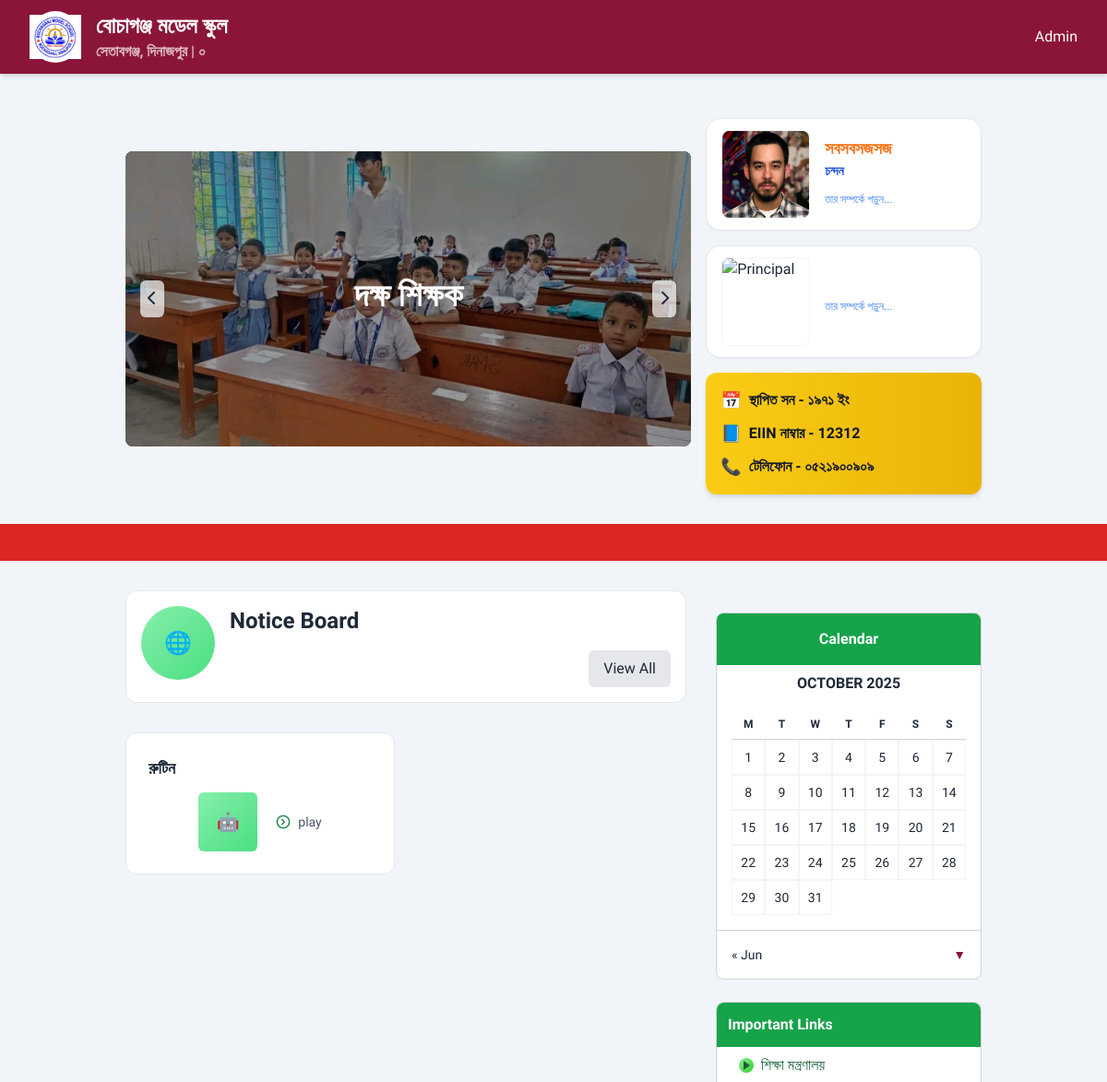
The app's page / (upper part), older data.
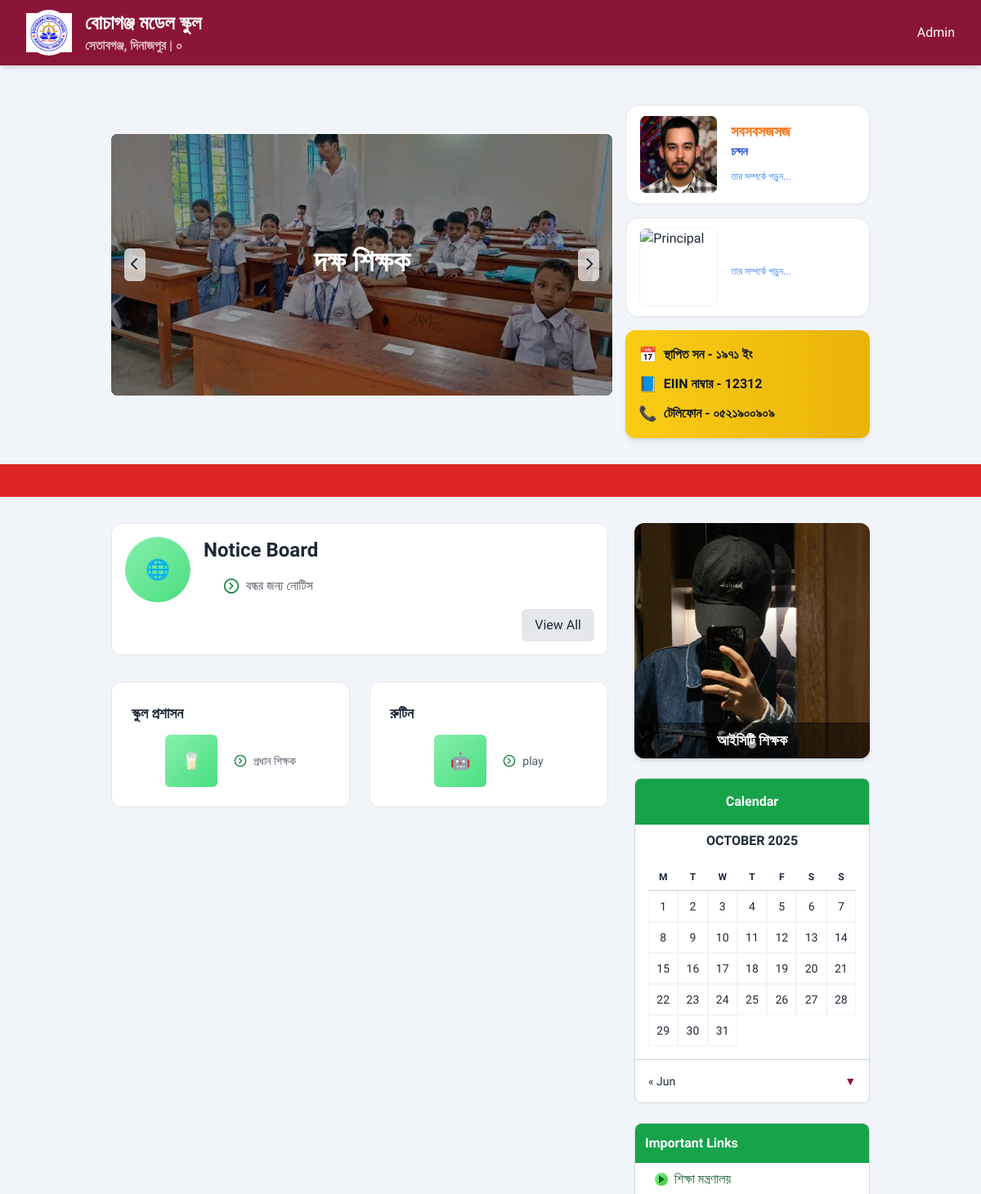
The same page, newer data.
### base/models.py (models this page shows, shortened)
class BaseModel(models.Model):
    created_at = models.DateTimeField(auto_now_add=True)
    updated_at = models.DateTimeField(auto_now=True)
    is_active = models.BooleanField(default=True)
    class Meta:
        abstract = True
        ordering = ['-created_at']

class Info(BaseModel):
    name = models.CharField(max_length=500)
    address = models.CharField(max_length=500)
    phone = models.CharField(max_length=500)
    email = models.CharField(max_length=500)
    logo = models.FileField(upload_to='logo')

class Banner(BaseModel):
    file = models.FileField(upload_to="banner")
    text = models.CharField(max_length=500)

class Porichalok(BaseModel):
    name = models.CharField(max_length=500)
    text = CKEditor5Field()
    title = models.CharField(max_length=500)
    image = models.FileField(upload_to="teachers")

class Category(BaseModel):
    name = models.CharField(max_length=50)
    image = models.CharField(max_length=50)

class Subcategory(BaseModel):
    category = models.ForeignKey(Category, on_delete=models.CASCADE, related_name="subcategories")
    name = models.CharField(max_length=50)
    text = CKEditor5Field()

class Notice(BaseModel):
    title = models.CharField(max_length=200)
    text = CKEditor5Field()

class Widget(BaseModel):
    title = models.CharField()
    image = models.FileField(upload_to='teachers')
    text = CKEditor5Field()

### base/views.py (the view)
# urls.py: path('', home),
def home(r):
    notice = Notice.objects.all().order_by('-id')
    categories = Category.objects.prefetch_related('subcategories').all()
    context = {
        'notice' : notice,
        'categories': categories
    }
    return render(r, 'home.html', context)

### base/context_processors.py (called while the page is built)
def global_context(request):
    context = {}
    context['info'] = Info.objects.first()
    context['porichalok'] = Porichalok.objects.first()
    context['headteacher'] = HeadTeacher.objects.first()
    context['widgets'] = Widget.objects.all()
    context['b'] = Banner.objects.all()
    return context

### template/home.html
{% extends 'main.html' %}
{% block body %}
<div class="bg-white border border-grey-200 rounded-xl shadow-xs p-4 flex flex-col sm:flex-row gap-4">
    <div
        class="w-20 h-20 bg-gradient-to-br from-green-300 to-green-400 rounded-full flex items-center justify-center text-2xl flex-shrink-0">
        🌐
    </div>
    <div class="flex-1">
        <h2 class="text-2xl font-bold mb-4">Notice Board</h2>
        <ul class="space-y-2 mb-4">
            {% for n in notice %}
            <li class="text-gray-600 pl-6 relative flex items-center gap-2">
                <i data-lucide="circle-chevron-right" class="text-green-700 w-5 h-5"></i>
                <a href="/notices/{{n.id}}" class="hover:underline">{{n.title}}</a>
            </li>
            {% endfor %}
        </ul>
        <button class="bg-gray-200 hover:bg-gray-300 px-4 py-2 rounded-md float-right transition">View
            All</button>
    </div>
</div>
<div class="grid grid-cols-1 sm:grid-cols-2 lg:grid-cols-2 gap-6">
      {% for category in categories %}
    <div class="bg-white border border-grey-200 rounded-xl shadow-xs rounded-lg p-6 hover:shadow-md transition-shadow">
        <h3 class="text-lg font-bold mb-3">{{ category.name }}</h3>
        <div class="flex justify-center items-center">
            <div class="my-auto w-16 h-16 bg-gradient-to-br from-green-300 to-green-400 rounded-md flex items-center justify-center text-xl">
                {{ category.image }}
            </div>
            <div>
                <ul class="space-y-2 text-gray-600 text-sm">
                    {% for sub in category.subcategories.all %}
                    <li class="pl-5 relative flex items-center gap-2">
                        <i data-lucide="circle-chevron-right" class="text-green-700 w-4 h-4"></i>
                        <a href="/subcategory/{{sub.id}}" class="hover:underline">{{ sub.name }}</a>
                    </li>
                    {% empty %}
                    <li class="text-gray-400 text-sm italic pl-5">No subcategories available</li>
                    {% endfor %}
                </ul>
            </div>
        </div>
    </div>
    {% endfor %}
</div>
</div>
{% endblock %}

### template/main.html (shortened to what this page needs)
<!DOCTYPE html>
<html lang="en">
<head>
    <script src="https://cdn.tailwindcss.com"></script>
    <link rel="stylesheet" href="https://cdnjs.cloudflare.com/ajax/libs/font-awesome/6.4.0/css/all.min.css">
</head>
<body class="text-gray-800 bg-slate-100">
    <nav class="bg-dark-red sticky top-0 z-50 shadow-md">
        <div class="max-w-7xl mx-auto px-4 sm:px-6 lg:px-8">
            <div class="flex items-center justify-between h-20">
                <div class="flex items-center gap-4">
                    <a href="/">
                    <div
                        class="w-14 h-14 bg-white rounded-full flex items-center justify-center font-bold text-primary">
                        <img class="" src="{{ info.logo.url }}" alt="">
                    </div>
                    </a>
                    <div class="text-white font-bold">
                        <div class="text-2xl opacity-100">{{ info.name }}</div>
                        <div class="opacity-70">{{ info.address }} | {{ info.phone }}</div>
                    </div>
                </div>
                <div class="hidden md:flex space-x-6">
                    <a href="/admin" class="text-white hover:opacity-80 transition-opacity">Admin</a>
                </div>
            </div>
        </div>
    </nav>
<div class="grid grid-cols-1 md:grid-cols-3 gap-4 max-w-5xl mx-auto px-4 sm:px-6 lg:px-12 py-8">
    <div class="my-auto md:col-span-2 relative h-72 sm:h-80 overflow-hidden bg-black rounded-lg" id="carousel">
        <div class="flex h-full transition-transform duration-500 ease-in-out" id="carousel-container">
          {% for i in b %}
            <div class="min-w-full h-full relative">
                <div class="absolute inset-0 bg-cover bg-center"
                    style="background-image: url('{{i.file.url}}');">
                </div>
                <div class="absolute inset-0 bg-black bg-opacity-40"></div>
                <div
                    class="absolute top-1/2 left-1/2 transform -translate-x-1/2 -translate-y-1/2 text-center text-white z-10 max-w-[90%]">
                    <h1 class="text-2xl sm:text-3xl md:text-4xl font-bold mb-2">{{i.text}}</h1>
                </div>
            </div>
{% endfor %}
        </div>
        <div class="absolute top-1/2 left-4 right-4 flex justify-between transform -translate-y-1/2 z-20">
            <button class="bg-white/70 hover:bg-white/90 text-gray-800 p-2 rounded-md transition" id="prev-btn">
                <i class="fas fa-chevron-left"></i>
            </button>
            <button class="bg-white/70 hover:bg-white/90 text-gray-800 p-2 rounded-md transition" id="next-btn">
                <i class="fas fa-chevron-right"></i>
            </button>
        </div>
    </div>
    <div class="md:col-span-1 space-y-4">
  <a href="/porichalok" class="block">
    <div class="bg-white border border-gray-200 rounded-2xl overflow-hidden shadow-sm hover:shadow-md transition-transform transform-gpu hover:-translate-y-0.5">
      <div class="flex items-center gap-4 p-3">
        <div class="flex-shrink-0 ml-1">
          <img src="{{ porichalok.image.url }}" alt="Chairman"
               class="w-20 h-20 md:w-24 md:h-24 rounded-lg object-cover border border-gray-100 shadow-xs">
        </div>
        <div class="flex-1">
          <div class="flex items-start justify-between">
            <h3 class="text-orange-500 font-extrabold text-lg leading-5">{{ porichalok.title }}</h3>
          </div>
          <p class="mt-1 text-blue-700 font-semibold text-sm">{{ porichalok.name }}</p>
          <div class="mt-2">
            <a href="/porichalok" class="text-blue-500 text-xs font-medium hover:underline">তার সম্পর্কে পড়ুন...</a>
          </div>
        </div>
      </div>
    </div>
  </a>
  <a href="/head" class="block">
    <div class="bg-white border border-gray-200 rounded-2xl overflow-hidden shadow-sm hover:shadow-md transition-transform transform-gpu hover:-translate-y-0.5">
      <div class="flex items-center gap-4 p-3">
        <div class="flex-shrink-0 ml-1">
          <img src="{{ headteacher.image.url }}" alt="Principal"
               class="w-20 h-20 md:w-24 md:h-24 rounded-lg object-cover border border-gray-100 shadow-xs">
        </div>
        <div class="flex-1">
          <div class="mt-2">
            <a href="/head" class="text-blue-500 text-xs font-medium hover:underline">তার সম্পর্কে পড়ুন...</a>
          </div>
        </div>
      </div>
    </div>
  </a>
  <div class="bg-gradient-to-r from-yellow-400 to-yellow-500 text-gray-900 font-semibold rounded-xl p-4 shadow-md mt-4 space-y-2 max-w-md mx-auto">
  <div class="flex items-center space-x-2">
    <span class="text-lg">📅</span>
    <p>স্থাপিত সন - ১৯৭১ ইং</p>
  </div>
  <div class="flex items-center space-x-2">
    <span class="text-lg">📘</span>
    <p>EIIN নাম্বার - 12312</p>
  </div>
  <div class="flex items-center space-x-2">
    <span class="text-lg">📞</span>
    <p>টেলিফোন - ০৫২১৯০০৯০৯</p>
  </div>
</div>
    </div>
</div>
    <div class="bg-red-600 text-white py-2">
        <div class="marquee">
            <span>🔔 সর্বশেষ সংবাদ: বার্ষিক পরীক্ষা ২০২৫ এর রুটিন প্রকাশিত হয়েছে | ভর্তি চলছে ২০২৬ শিক্ষাবর্ষের জন্য |
                ২০২৬</span>
        </div>
    </div>
    <div class="max-w-5xl mx-auto px-4 sm:px-6 lg:px-12 py-8">
        <div class="grid grid-cols-1 md:grid-cols-3 gap-8">
            <div class="md:col-span-2 space-y-8">
                {% block body %}
                {% endblock %}
            <div class="lg:col-span-1 space-y-6">
  <div class="relative w-full max-w-2xl mx-auto rounded-xl overflow-hidden shadow-md">
  <div id="teacherSlider" class="flex transition-transform duration-700 ease-in-out">
    {% for widget in widgets %}
    <div class="relative flex-shrink-0 w-full h-72">
      <img src="{{ widget.image.url }}" alt="{{ widget.name }}" class="w-full h-full object-cover">
      <div class="absolute bottom-0 left-0 right-0 bg-black bg-opacity-50 text-white py-2 px-4 text-center">
        <h3 class="font-semibold text-lg">{{ widget.title }}</h3>
      </div>
    </div>
    {% endfor %}
  </div>
   <div id="teacherDots" class="absolute bottom-3 left-1/2 transform -translate-x-1/2 flex space-x-2"></div>
</div>
                <div class="bg-white border border-gray-300 rounded-lg overflow-hidden">
                    <div class="bg-green-600 text-white p-4 text-center font-bold">Calendar</div>
                    <div class=" text-dark p-2 text-center font-bold">OCTOBER 2025</div>
                    <div class="grid grid-cols-7 gap-0 p-4">
                        <div class="text-center font-bold text-xs pb-2 border-b border-gray-300">M</div>
                        <div class="text-center font-bold text-xs pb-2 border-b border-gray-300">T</div>
                        <div class="text-center font-bold text-xs pb-2 border-b border-gray-300">W</div>
                        <div class="text-center font-bold text-xs pb-2 border-b border-gray-300">T</div>
                        <div class="text-center font-bold text-xs pb-2 border-b border-gray-300">F</div>
                        <div class="text-center font-bold text-xs pb-2 border-b border-gray-300">S</div>
                        <div class="text-center font-bold text-xs pb-2 border-b border-gray-300">S</div>
                        <div class="text-center text-sm p-2 border border-gray-100">1</div>
                        <div class="text-center text-sm p-2 border border-gray-100">2</div>
                        <div class="text-center text-sm p-2 border border-gray-100">3</div>
                        <div class="text-center text-sm p-2 border border-gray-100">4</div>
                        <div class="text-center text-sm p-2 border border-gray-100">5</div>
                        <div class="text-center text-sm p-2 border border-gray-100">6</div>
                        <div class="text-center text-sm p-2 border border-gray-100">7</div>
                        <div class="text-center text-sm p-2 border border-gray-100">8</div>
                        <div class="text-center text-sm p-2 border border-gray-100">9</div>
                        <div class="text-center text-sm p-2 border border-gray-100">10</div>
                        <div class="text-center text-sm p-2 border border-gray-100">11</div>
                        <div class="text-center text-sm p-2 border border-gray-100">12</div>
                        <div class="text-center text-sm p-2 border border-gray-100">13</div>
                        <div class="text-center text-sm p-2 border border-gray-100">14</div>
                        <div class="text-center text-sm p-2 border border-gray-100">15</div>
                        <div class="text-center text-sm p-2 border border-gray-100">16</div>
                        <div class="text-center text-sm p-2 border border-gray-100">17</div>
                        <div class="text-center text-sm p-2 border border-gray-100">18</div>
                        <div class="text-center text-sm p-2 border border-gray-100">19</div>
                        <div class="text-center text-sm p-2 border border-gray-100">20</div>
                        <div class="text-center text-sm p-2 border border-gray-100">21</div>
                        <div class="text-center text-sm p-2 border border-gray-100">22</div>
                        <div class="text-center text-sm p-2 border border-gray-100">23</div>
                        <div class="text-center text-sm p-2 border border-gray-100">24</div>
                        <div class="text-center text-sm p-2 border border-gray-100">25</div>
                        <div class="text-center text-sm p-2 border border-gray-100">26</div>
                        <div class="text-center text-sm p-2 border border-gray-100">27</div>
                        <div class="text-center text-sm p-2 border border-gray-100">28</div>
                        <div class="text-center text-sm p-2 border border-gray-100">29</div>
                        <div class="text-center text-sm p-2 border border-gray-100">30</div>
                        <div class="text-center text-sm p-2 border border-gray-100 today">31</div>
                    </div>
                    <div class="flex justify-between p-4 border-t border-gray-300 text-sm">
                        <span>« Jun</span>
                        <span class="text-dark-red font-bold">▼</span>
                    </div>
                </div>
                <div class="bg-white border border-gray-300 rounded-lg">
                    <div class="bg-green-600 text-white p-3 font-bold rounded-t-lg">Important Links</div>
                    <ul class="divide-y divide-gray-200">
                        <li class="py-2"><a href="#"
                                class="text-primary hover:text-dark-red hover:underline pl-6 relative flex items-center"><span
                                    class="play-icon"></span>শিক্ষা মন্ত্রণালয়</a></li>
                    </ul>
                </div>
            </div>
        </div>
    </div>
</body>
</html>

### template/main.html (style rules this page uses)
body { font-family: "Hind Siliguri", sans-serif; }
.marquee { overflow: hidden; white-space: nowrap; box-sizing: border-box; }
.marquee span { display: inline-block; padding-left: 100%; animation: marquee 20s linear infinite; }
.play-icon { display: inline-block; width: 16px; height: 16px; background: linear-gradient(135deg, #90ee90, #32cd32); border-radius: 50%; margin-right: 8px; position: relative; }
.play-icon::after { content: ""; position: absolute; top: 3px; left: 5px; width: 0; height: 0; border-top: 5px solid transparent; border-bottom: 5px solid transparent; border-left: 7px solid #1a5f3a; }

Row changes from the older to the newer data that the page shows:
added Notice: title "বন্ধর জন্য নোটিস"
added Category: name "স্কুল প্রশাসন", image "🥛"
added Subcategory: name "প্রধান শিক্ষক", shown under "স্কুল প্রশাসন"
added Widget: image (picture), title "আইসিটি শিক্ষক"
